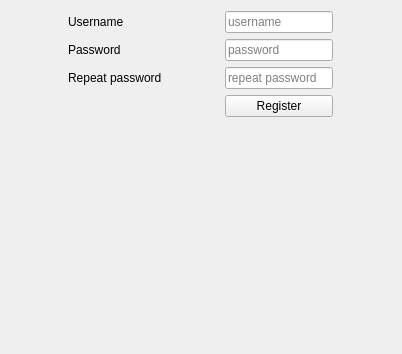
<?xml version="1.0" encoding="UTF-8"?>
<ui version="4.0">
 <class>RegisterForm</class>
 <widget class="QWidget" name="RegisterForm">
  <property name="geometry">
   <rect>
    <x>0</x>
    <y>0</y>
    <width>402</width>
    <height>354</height>
   </rect>
  </property>
  <property name="windowTitle">
   <string>Form</string>
  </property>
  <layout class="QVBoxLayout" name="verticalLayout" stretch="0,1">
   <item>
    <layout class="QGridLayout" name="gridLayout">
     <property name="sizeConstraint">
      <enum>QLayout::SizeConstraint::SetMinimumSize</enum>
     </property>
     <item row="4" column="1">
      <widget class="QPushButton" name="buttonRegister">
       <property name="text">
        <string>Register</string>
       </property>
      </widget>
     </item>
     <item row="1" column="1">
      <widget class="QLineEdit" name="lineEditUsername">
       <property name="sizePolicy">
        <sizepolicy hsizetype="Maximum" vsizetype="Fixed">
         <horstretch>0</horstretch>
         <verstretch>0</verstretch>
        </sizepolicy>
       </property>
       <property name="alignment">
        <set>Qt::AlignmentFlag::AlignLeading|Qt::AlignmentFlag::AlignLeft|Qt::AlignmentFlag::AlignVCenter</set>
       </property>
       <property name="placeholderText">
        <string>username</string>
       </property>
      </widget>
     </item>
     <item row="1" column="0">
      <widget class="QLabel" name="labeUsername">
       <property name="sizePolicy">
        <sizepolicy hsizetype="Maximum" vsizetype="Preferred">
         <horstretch>0</horstretch>
         <verstretch>0</verstretch>
        </sizepolicy>
       </property>
       <property name="text">
        <string>Username</string>
       </property>
       <property name="alignment">
        <set>Qt::AlignmentFlag::AlignLeading|Qt::AlignmentFlag::AlignLeft|Qt::AlignmentFlag::AlignVCenter</set>
       </property>
      </widget>
     </item>
     <item row="2" column="1">
      <widget class="QLineEdit" name="lineEditPassword">
       <property name="sizePolicy">
        <sizepolicy hsizetype="Maximum" vsizetype="Fixed">
         <horstretch>0</horstretch>
         <verstretch>0</verstretch>
        </sizepolicy>
       </property>
       <property name="inputMask">
        <string/>
       </property>
       <property name="text">
        <string/>
       </property>
       <property name="echoMode">
        <enum>QLineEdit::EchoMode::Password</enum>
       </property>
       <property name="alignment">
        <set>Qt::AlignmentFlag::AlignLeading|Qt::AlignmentFlag::AlignLeft|Qt::AlignmentFlag::AlignVCenter</set>
       </property>
       <property name="placeholderText">
        <string>password</string>
       </property>
      </widget>
     </item>
     <item row="2" column="0">
      <widget class="QLabel" name="labelPassword">
       <property name="sizePolicy">
        <sizepolicy hsizetype="Maximum" vsizetype="Preferred">
         <horstretch>0</horstretch>
         <verstretch>0</verstretch>
        </sizepolicy>
       </property>
       <property name="text">
        <string>Password</string>
       </property>
       <property name="alignment">
        <set>Qt::AlignmentFlag::AlignLeading|Qt::AlignmentFlag::AlignLeft|Qt::AlignmentFlag::AlignVCenter</set>
       </property>
      </widget>
     </item>
     <item row="3" column="1">
      <widget class="QLineEdit" name="lineEditRepeatPassword">
       <property name="sizePolicy">
        <sizepolicy hsizetype="Maximum" vsizetype="Fixed">
         <horstretch>0</horstretch>
         <verstretch>0</verstretch>
        </sizepolicy>
       </property>
       <property name="inputMask">
        <string/>
       </property>
       <property name="text">
        <string/>
       </property>
       <property name="echoMode">
        <enum>QLineEdit::EchoMode::Password</enum>
       </property>
       <property name="alignment">
        <set>Qt::AlignmentFlag::AlignLeading|Qt::AlignmentFlag::AlignLeft|Qt::AlignmentFlag::AlignVCenter</set>
       </property>
       <property name="placeholderText">
        <string>repeat password</string>
       </property>
      </widget>
     </item>
     <item row="3" column="0">
      <widget class="QLabel" name="labelRepeatPassword">
       <property name="sizePolicy">
        <sizepolicy hsizetype="Maximum" vsizetype="Preferred">
         <horstretch>0</horstretch>
         <verstretch>0</verstretch>
        </sizepolicy>
       </property>
       <property name="text">
        <string>Repeat password</string>
       </property>
       <property name="alignment">
        <set>Qt::AlignmentFlag::AlignLeading|Qt::AlignmentFlag::AlignLeft|Qt::AlignmentFlag::AlignVCenter</set>
       </property>
      </widget>
     </item>
    </layout>
   </item>
   <item>
    <layout class="QHBoxLayout" name="horizontalLayout_3"/>
   </item>
  </layout>
 </widget>
 <resources/>
 <connections/>
</ui>
